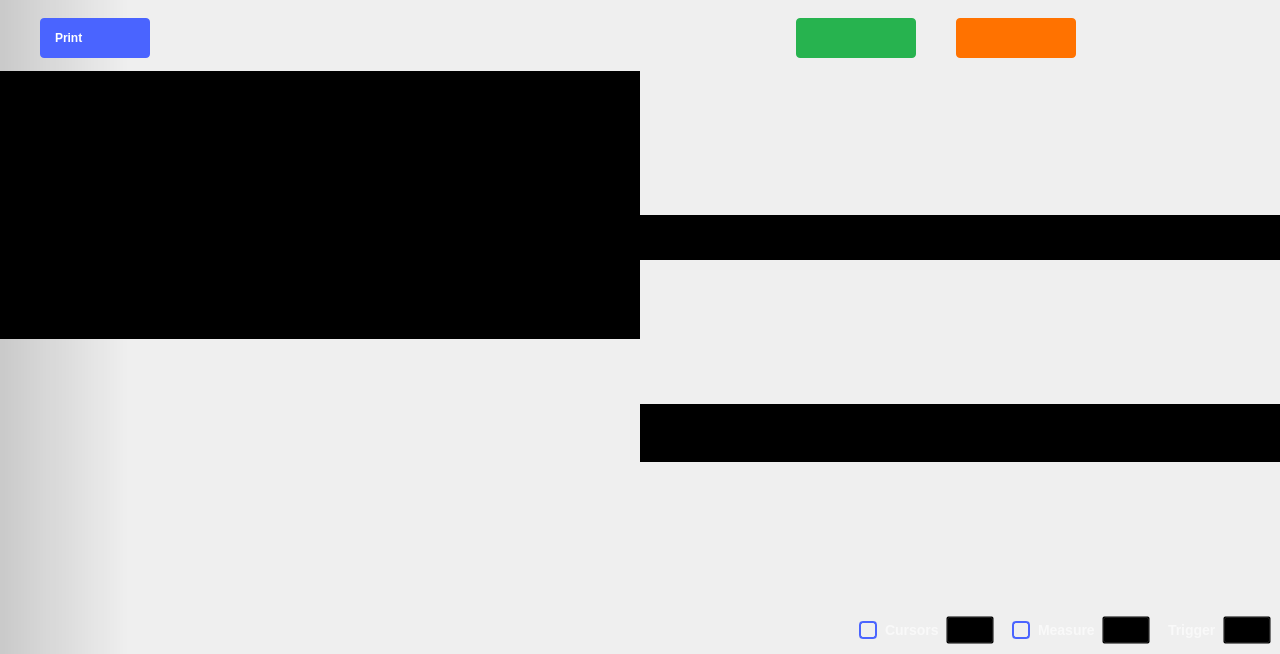
<?xml version="1.0" encoding="UTF-8"?>
<ui version="4.0">
 <class>Oscilloscope</class>
 <widget class="QWidget" name="Oscilloscope">
  <property name="geometry">
   <rect>
    <x>0</x>
    <y>0</y>
    <width>1017</width>
    <height>654</height>
   </rect>
  </property>
  <property name="sizePolicy">
   <sizepolicy hsizetype="MinimumExpanding" vsizetype="MinimumExpanding">
    <horstretch>0</horstretch>
    <verstretch>0</verstretch>
   </sizepolicy>
  </property>
  <property name="minimumSize">
   <size>
    <width>1280</width>
    <height>0</height>
   </size>
  </property>
  <property name="windowTitle">
   <string>Scopy Oscilloscope</string>
  </property>
  <layout class="QVBoxLayout" name="verticalLayout_2">
   <property name="spacing">
    <number>0</number>
   </property>
   <property name="leftMargin">
    <number>0</number>
   </property>
   <property name="topMargin">
    <number>0</number>
   </property>
   <property name="rightMargin">
    <number>0</number>
   </property>
   <property name="bottomMargin">
    <number>0</number>
   </property>
   <item>
    <widget class="adiscope::DetachDragZone" name="mainWidget" native="true">
     <property name="styleSheet">
      <string notr="true">#mainWidget {
background-color: qlineargradient(spread:pad, x1:0, y1:0, x2:0.1, y2:0, stop:0 rgba(0, 0, 0, 40), stop:1 transparent);
}</string>
     </property>
     <layout class="QVBoxLayout" name="verticalLayout_3">
      <property name="spacing">
       <number>0</number>
      </property>
      <property name="leftMargin">
       <number>0</number>
      </property>
      <property name="topMargin">
       <number>0</number>
      </property>
      <property name="rightMargin">
       <number>0</number>
      </property>
      <property name="bottomMargin">
       <number>0</number>
      </property>
      <item>
       <layout class="QHBoxLayout" name="hLayout_top_btn_area">
        <property name="spacing">
         <number>40</number>
        </property>
        <property name="topMargin">
         <number>15</number>
        </property>
        <property name="rightMargin">
         <number>40</number>
        </property>
        <property name="bottomMargin">
         <number>9</number>
        </property>
        <item>
         <spacer name="horizontalSpacer_7">
          <property name="orientation">
           <enum>Qt::Horizontal</enum>
          </property>
          <property name="sizeType">
           <enum>QSizePolicy::Fixed</enum>
          </property>
          <property name="sizeHint" stdset="0">
           <size>
            <width>40</width>
            <height>10</height>
           </size>
          </property>
         </spacer>
        </item>
        <item>
         <widget class="QPushButton" name="printBtn">
          <property name="layoutDirection">
           <enum>Qt::RightToLeft</enum>
          </property>
          <property name="styleSheet">
           <string notr="true">
QPushButton {
  width: 80px;
  height: 40px;

  text-align: left;
  font-weight: bold;
  padding-left: 15px;
  padding-right: 15px;
  qproperty-text: &quot;Print&quot;;

  border-radius: 4px;

  background-color: #4a64ff;
  color: #ffffff;

}

QPushButton:pressed {
  background-color: #2a44df;
}

QPushButton:hover {
	background-color: #4a34ff;
}</string>
          </property>
          <property name="text">
           <string>Print</string>
          </property>
          <property name="icon">
           <iconset resource="../resources/resources.qrc">
            <normaloff>:/icons/ic printer.svg</normaloff>:/icons/ic printer.svg</iconset>
          </property>
          <property name="iconSize">
           <size>
            <width>10</width>
            <height>10</height>
           </size>
          </property>
         </widget>
        </item>
        <item>
         <spacer name="horizontalSpacer_11">
          <property name="orientation">
           <enum>Qt::Horizontal</enum>
          </property>
          <property name="sizeType">
           <enum>QSizePolicy::Expanding</enum>
          </property>
          <property name="sizeHint" stdset="0">
           <size>
            <width>40</width>
            <height>20</height>
           </size>
          </property>
         </spacer>
        </item>
        <item>
         <widget class="QPushButton" name="pushButtonRunStop">
          <property name="sizePolicy">
           <sizepolicy hsizetype="Fixed" vsizetype="Fixed">
            <horstretch>0</horstretch>
            <verstretch>0</verstretch>
           </sizepolicy>
          </property>
          <property name="layoutDirection">
           <enum>Qt::RightToLeft</enum>
          </property>
          <property name="styleSheet">
           <string notr="true">QPushButton {
  width: 80px;
  height: 40px;
  border-radius: 4px;
  background-color: #27b34f;
  color: white;
  
  font-weight: bold;

  text-align: left;
  padding-left: 20px;
  padding-right: 20px;
  qproperty-text: &quot;Run&quot;;
}

QPushButton[running=true] {
  qproperty-text: &quot;Stop&quot;;
  background-color: #F45000;
}

QPushButton:disabled {
  background-color: grey;
}</string>
          </property>
          <property name="icon">
           <iconset resource="../resources/resources.qrc">
            <normaloff>:/icons/ico-play.svg</normaloff>
            <normalon>:/icons/ico-stop.svg</normalon>:/icons/ico-play.svg</iconset>
          </property>
          <property name="iconSize">
           <size>
            <width>8</width>
            <height>10</height>
           </size>
          </property>
          <property name="checkable">
           <bool>true</bool>
          </property>
         </widget>
        </item>
        <item>
         <widget class="QPushButton" name="pushButtonSingle">
          <property name="layoutDirection">
           <enum>Qt::RightToLeft</enum>
          </property>
          <property name="styleSheet">
           <string notr="true">QPushButton {
  width: 80px;
  height: 40px;
  border-radius: 4px;
  background-color: #ff7200;
  color: white;
  
  font-weight: bold;

  text-align: left;
  padding-left: 20px;
  padding-right: 20px;
  qproperty-text: &quot;Single&quot;;
}

QPushButton[running=true] {
  qproperty-text: &quot;Stop&quot;;
  background-color: #F45000;
}

QPushButton:disabled {
  background-color: grey;
}</string>
          </property>
          <property name="icon">
           <iconset resource="../resources/resources.qrc">
            <normaloff>:/icons/ico-oneshot.svg</normaloff>
            <normalon>:/icons/ico-stop.svg</normalon>:/icons/ico-oneshot.svg</iconset>
          </property>
          <property name="iconSize">
           <size>
            <width>10</width>
            <height>10</height>
           </size>
          </property>
          <property name="checkable">
           <bool>true</bool>
          </property>
         </widget>
        </item>
        <item>
         <widget class="QWidget" name="widget" native="true">
          <property name="minimumSize">
           <size>
            <width>30</width>
            <height>0</height>
           </size>
          </property>
          <property name="styleSheet">
           <string notr="true">QPushButton {
  min-height: 40px;
  max-height: 40px;
  min-width: 60px;
  max-width: 60px;
  padding-top:5px
}

QPushButton:checked {
  border-top: 1px solid rgba(255,255,255,150);
}

QPushButton:!checked {
  border-top: 1px solid rgba(255,255,255,0);
}

QPushButton:!checked:hover {
  border-top: 1px solid rgba(255,255,255,0);
}

QPushButton:checked:hover {
  border-top: 1px solid rgba(255,255,255,200);
}</string>
          </property>
          <layout class="QHBoxLayout" name="horizontalLayout_3">
           <property name="spacing">
            <number>0</number>
           </property>
           <property name="leftMargin">
            <number>0</number>
           </property>
           <property name="topMargin">
            <number>0</number>
           </property>
           <property name="rightMargin">
            <number>0</number>
           </property>
           <property name="bottomMargin">
            <number>0</number>
           </property>
           <item>
            <widget class="adiscope::CustomPushButton" name="btnGeneralSettings">
             <property name="styleSheet">
              <string notr="true">QPushButton:checked {
  image: url(:/icons/gear_wheel_pressed.svg);
}

QPushButton:!checked {
  image: url(:/icons/gear_wheel.svg);
}


QPushButton:!checked:hover {
  image: url(:/icons/gear_wheel_hover.svg);
}

QPushButton:checked:hover {
  image: url(:/icons/gear_wheel_pressed.svg);
}</string>
             </property>
             <property name="text">
              <string/>
             </property>
             <property name="checkable">
              <bool>true</bool>
             </property>
             <attribute name="buttonGroup">
              <string notr="true">settings_group</string>
             </attribute>
            </widget>
           </item>
           <item>
            <widget class="QPushButton" name="btnSettings">
             <property name="styleSheet">
              <string notr="true">QPushButton:checked {
  image: url(:/icons/setup3_checked_hover.svg);
}

QPushButton:!checked {
  image: url(:/icons/setup3_unchecked.svg);
}

QPushButton:!checked:hover {
  image: url(:/icons/setup3_unchecked_hover.svg);
}

QPushButton:checked:hover {
  image: url(:/icons/setup3_checked_hover.svg);
}</string>
             </property>
             <property name="text">
              <string/>
             </property>
             <property name="checkable">
              <bool>true</bool>
             </property>
            </widget>
           </item>
          </layout>
         </widget>
        </item>
       </layout>
      </item>
      <item>
       <layout class="QHBoxLayout" name="hLayout_central_area">
        <property name="spacing">
         <number>0</number>
        </property>
        <property name="leftMargin">
         <number>0</number>
        </property>
        <property name="rightMargin">
         <number>0</number>
        </property>
        <item>
         <layout class="QVBoxLayout" name="plot_and_buffPreviewer">
          <item>
           <widget class="QWidget" name="hLayoutBufferPreview" native="true">
            <property name="styleSheet">
             <string notr="true">background-color:black;</string>
            </property>
            <layout class="QHBoxLayout" name="hLayout_buffPreview">
             <property name="spacing">
              <number>0</number>
             </property>
             <item>
              <spacer name="horizontalSpacer_4">
               <property name="orientation">
                <enum>Qt::Horizontal</enum>
               </property>
               <property name="sizeHint" stdset="0">
                <size>
                 <width>10</width>
                 <height>10</height>
                </size>
               </property>
              </spacer>
             </item>
             <item>
              <layout class="QVBoxLayout" name="vLayoutBufferSlot">
               <property name="spacing">
                <number>0</number>
               </property>
              </layout>
             </item>
             <item>
              <spacer name="horizontalSpacer_3">
               <property name="orientation">
                <enum>Qt::Horizontal</enum>
               </property>
               <property name="sizeHint" stdset="0">
                <size>
                 <width>10</width>
                 <height>10</height>
                </size>
               </property>
              </spacer>
             </item>
            </layout>
           </widget>
          </item>
          <item>
           <widget class="QWidget" name="widgetPlotContainer" native="true">
            <layout class="QGridLayout" name="gridLayout_5">
             <property name="leftMargin">
              <number>0</number>
             </property>
             <property name="topMargin">
              <number>0</number>
             </property>
             <property name="rightMargin">
              <number>0</number>
             </property>
             <property name="bottomMargin">
              <number>0</number>
             </property>
             <property name="spacing">
              <number>0</number>
             </property>
             <item row="0" column="0">
              <widget class="QWidget" name="container_fft_plot" native="true">
               <layout class="QGridLayout" name="gridLayoutFFT">
                <property name="leftMargin">
                 <number>20</number>
                </property>
                <property name="topMargin">
                 <number>0</number>
                </property>
                <property name="rightMargin">
                 <number>0</number>
                </property>
                <property name="bottomMargin">
                 <number>0</number>
                </property>
                <property name="horizontalSpacing">
                 <number>2</number>
                </property>
                <property name="verticalSpacing">
                 <number>0</number>
                </property>
                <item row="0" column="0">
                 <layout class="QHBoxLayout" name="hlayout_fft">
                  <property name="spacing">
                   <number>0</number>
                  </property>
                 </layout>
                </item>
               </layout>
              </widget>
             </item>
             <item row="2" column="0">
              <layout class="QVBoxLayout" name="plot_and_scales">
               <property name="spacing">
                <number>0</number>
               </property>
               <property name="topMargin">
                <number>0</number>
               </property>
               <property name="rightMargin">
                <number>0</number>
               </property>
               <property name="bottomMargin">
                <number>0</number>
               </property>
               <item>
                <layout class="QGridLayout" name="gridLayoutPlot">
                 <property name="leftMargin">
                  <number>25</number>
                 </property>
                 <property name="topMargin">
                  <number>0</number>
                 </property>
                 <property name="rightMargin">
                  <number>25</number>
                 </property>
                 <property name="bottomMargin">
                  <number>0</number>
                 </property>
                 <property name="spacing">
                  <number>0</number>
                 </property>
                </layout>
               </item>
               <item>
                <layout class="QHBoxLayout" name="scales">
                 <property name="spacing">
                  <number>0</number>
                 </property>
                 <property name="leftMargin">
                  <number>0</number>
                 </property>
                 <property name="topMargin">
                  <number>0</number>
                 </property>
                 <property name="bottomMargin">
                  <number>3</number>
                 </property>
                 <item>
                  <layout class="QHBoxLayout" name="chn_scales">
                   <property name="spacing">
                    <number>15</number>
                   </property>
                   <property name="leftMargin">
                    <number>10</number>
                   </property>
                  </layout>
                 </item>
                 <item>
                  <spacer name="horizontalSpacer">
                   <property name="orientation">
                    <enum>Qt::Horizontal</enum>
                   </property>
                   <property name="sizeHint" stdset="0">
                    <size>
                     <width>0</width>
                     <height>15</height>
                    </size>
                   </property>
                  </spacer>
                 </item>
                </layout>
               </item>
              </layout>
             </item>
             <item row="1" column="0">
              <layout class="QHBoxLayout" name="horizontalLayout_4">
               <property name="spacing">
                <number>0</number>
               </property>
               <property name="leftMargin">
                <number>20</number>
               </property>
               <property name="rightMargin">
                <number>20</number>
               </property>
               <item>
                <spacer name="horizontalSpacer_12">
                 <property name="orientation">
                  <enum>Qt::Horizontal</enum>
                 </property>
                 <property name="sizeType">
                  <enum>QSizePolicy::Fixed</enum>
                 </property>
                 <property name="sizeHint" stdset="0">
                  <size>
                   <width>20</width>
                   <height>20</height>
                  </size>
                 </property>
                </spacer>
               </item>
               <item>
                <widget class="QWidget" name="hist_widget" native="true">
                 <property name="sizePolicy">
                  <sizepolicy hsizetype="Expanding" vsizetype="Preferred">
                   <horstretch>0</horstretch>
                   <verstretch>0</verstretch>
                  </sizepolicy>
                 </property>
                 <property name="minimumSize">
                  <size>
                   <width>20</width>
                   <height>0</height>
                  </size>
                 </property>
                 <layout class="QHBoxLayout" name="hist_layout">
                  <property name="spacing">
                   <number>0</number>
                  </property>
                  <property name="leftMargin">
                   <number>0</number>
                  </property>
                  <property name="topMargin">
                   <number>0</number>
                  </property>
                  <property name="rightMargin">
                   <number>0</number>
                  </property>
                  <property name="bottomMargin">
                   <number>0</number>
                  </property>
                 </layout>
                </widget>
               </item>
               <item>
                <spacer name="horizontalSpacer_13">
                 <property name="orientation">
                  <enum>Qt::Horizontal</enum>
                 </property>
                 <property name="sizeType">
                  <enum>QSizePolicy::Fixed</enum>
                 </property>
                 <property name="sizeHint" stdset="0">
                  <size>
                   <width>20</width>
                   <height>20</height>
                  </size>
                 </property>
                </spacer>
               </item>
              </layout>
             </item>
            </layout>
           </widget>
          </item>
         </layout>
        </item>
        <item>
         <widget class="QWidget" name="xy_plot_container" native="true">
          <property name="minimumSize">
           <size>
            <width>0</width>
            <height>0</height>
           </size>
          </property>
          <layout class="QGridLayout" name="gridLayout">
           <property name="leftMargin">
            <number>0</number>
           </property>
           <property name="topMargin">
            <number>0</number>
           </property>
           <property name="rightMargin">
            <number>0</number>
           </property>
           <property name="bottomMargin">
            <number>0</number>
           </property>
           <property name="spacing">
            <number>0</number>
           </property>
           <item row="0" column="0">
            <widget class="QWidget" name="widget_xy_plot_top" native="true">
             <property name="sizePolicy">
              <sizepolicy hsizetype="Minimum" vsizetype="Minimum">
               <horstretch>0</horstretch>
               <verstretch>0</verstretch>
              </sizepolicy>
             </property>
             <property name="minimumSize">
              <size>
               <width>0</width>
               <height>45</height>
              </size>
             </property>
             <property name="maximumSize">
              <size>
               <width>16777215</width>
               <height>45</height>
              </size>
             </property>
             <property name="styleSheet">
              <string notr="true">background-color: black;</string>
             </property>
             <layout class="QHBoxLayout" name="horizontalLayout">
              <property name="spacing">
               <number>0</number>
              </property>
              <property name="leftMargin">
               <number>0</number>
              </property>
              <property name="topMargin">
               <number>0</number>
              </property>
              <property name="rightMargin">
               <number>0</number>
              </property>
              <property name="bottomMargin">
               <number>0</number>
              </property>
              <item>
               <layout class="QVBoxLayout" name="verticalLayout_5">
                <property name="spacing">
                 <number>0</number>
                </property>
                <property name="topMargin">
                 <number>3</number>
                </property>
                <property name="rightMargin">
                 <number>0</number>
                </property>
                <property name="bottomMargin">
                 <number>3</number>
                </property>
               </layout>
              </item>
              <item>
               <spacer name="horizontalSpacer_2">
                <property name="orientation">
                 <enum>Qt::Horizontal</enum>
                </property>
                <property name="sizeHint" stdset="0">
                 <size>
                  <width>0</width>
                  <height>10</height>
                 </size>
                </property>
               </spacer>
              </item>
              <item>
               <spacer name="horizontalSpacer_5">
                <property name="orientation">
                 <enum>Qt::Horizontal</enum>
                </property>
                <property name="sizeType">
                 <enum>QSizePolicy::Fixed</enum>
                </property>
                <property name="sizeHint" stdset="0">
                 <size>
                  <width>2</width>
                  <height>10</height>
                 </size>
                </property>
               </spacer>
              </item>
             </layout>
            </widget>
           </item>
           <item row="1" column="0">
            <widget class="QWidget" name="widget_xy_plot_bottom" native="true">
             <property name="sizePolicy">
              <sizepolicy hsizetype="Minimum" vsizetype="Minimum">
               <horstretch>0</horstretch>
               <verstretch>0</verstretch>
              </sizepolicy>
             </property>
             <property name="minimumSize">
              <size>
               <width>0</width>
               <height>58</height>
              </size>
             </property>
             <property name="maximumSize">
              <size>
               <width>16777215</width>
               <height>58</height>
              </size>
             </property>
             <property name="styleSheet">
              <string notr="true">background-color: black;</string>
             </property>
             <layout class="QHBoxLayout" name="horizontalLayout_2">
              <property name="spacing">
               <number>0</number>
              </property>
              <property name="leftMargin">
               <number>0</number>
              </property>
              <property name="topMargin">
               <number>0</number>
              </property>
              <property name="rightMargin">
               <number>0</number>
              </property>
              <property name="bottomMargin">
               <number>0</number>
              </property>
              <item>
               <spacer name="horizontalSpacer_6">
                <property name="orientation">
                 <enum>Qt::Horizontal</enum>
                </property>
                <property name="sizeHint" stdset="0">
                 <size>
                  <width>399</width>
                  <height>0</height>
                 </size>
                </property>
               </spacer>
              </item>
              <item>
               <layout class="QVBoxLayout" name="verticalLayout_4">
                <property name="spacing">
                 <number>0</number>
                </property>
                <property name="rightMargin">
                 <number>0</number>
                </property>
               </layout>
              </item>
              <item>
               <spacer name="horizontalSpacer_10">
                <property name="orientation">
                 <enum>Qt::Horizontal</enum>
                </property>
                <property name="sizeType">
                 <enum>QSizePolicy::Fixed</enum>
                </property>
                <property name="sizeHint" stdset="0">
                 <size>
                  <width>5</width>
                  <height>0</height>
                 </size>
                </property>
               </spacer>
              </item>
             </layout>
            </widget>
           </item>
          </layout>
         </widget>
        </item>
        <item>
         <layout class="QVBoxLayout" name="vLayout_for_rightMenu">
          <property name="topMargin">
           <number>0</number>
          </property>
          <item>
           <widget class="adiscope::MenuAnim" name="rightMenu" native="true">
            <property name="sizePolicy">
             <sizepolicy hsizetype="Maximum" vsizetype="Preferred">
              <horstretch>0</horstretch>
              <verstretch>0</verstretch>
             </sizepolicy>
            </property>
            <property name="minimumSize">
             <size>
              <width>0</width>
              <height>0</height>
             </size>
            </property>
            <layout class="QVBoxLayout" name="verticalLayout">
             <property name="spacing">
              <number>0</number>
             </property>
             <property name="leftMargin">
              <number>0</number>
             </property>
             <property name="topMargin">
              <number>20</number>
             </property>
             <property name="rightMargin">
              <number>0</number>
             </property>
             <property name="bottomMargin">
              <number>0</number>
             </property>
             <item>
              <widget class="QStackedWidget" name="stackedWidget">
               <property name="sizePolicy">
                <sizepolicy hsizetype="Minimum" vsizetype="Preferred">
                 <horstretch>0</horstretch>
                 <verstretch>0</verstretch>
                </sizepolicy>
               </property>
               <widget class="QWidget" name="channelSettings"/>
               <widget class="QWidget" name="cursorsSettings"/>
               <widget class="QWidget" name="measureSettings"/>
               <widget class="QWidget" name="generalSettings"/>
              </widget>
             </item>
            </layout>
           </widget>
          </item>
         </layout>
        </item>
       </layout>
      </item>
      <item>
       <layout class="QHBoxLayout" name="hLayout_bottom_btn_area">
        <property name="spacing">
         <number>0</number>
        </property>
        <item>
         <layout class="QHBoxLayout" name="channelsList">
          <property name="leftMargin">
           <number>0</number>
          </property>
          <property name="rightMargin">
           <number>0</number>
          </property>
         </layout>
        </item>
        <item>
         <widget class="adiscope::CustomPushButton" name="btnAddMath">
          <property name="text">
           <string/>
          </property>
          <property name="icon">
           <iconset resource="../resources/resources.qrc">
            <normaloff>:/menu/add.svg</normaloff>:/menu/add.svg</iconset>
          </property>
          <property name="checkable">
           <bool>true</bool>
          </property>
          <property name="flat">
           <bool>true</bool>
          </property>
          <attribute name="buttonGroup">
           <string notr="true">settings_group</string>
          </attribute>
         </widget>
        </item>
        <item>
         <spacer name="horizontalSpacer_15">
          <property name="orientation">
           <enum>Qt::Horizontal</enum>
          </property>
          <property name="sizeType">
           <enum>QSizePolicy::Expanding</enum>
          </property>
          <property name="sizeHint" stdset="0">
           <size>
            <width>40</width>
            <height>20</height>
           </size>
          </property>
         </spacer>
        </item>
        <item>
         <widget class="QWidget" name="widget_3" native="true">
          <property name="sizePolicy">
           <sizepolicy hsizetype="Preferred" vsizetype="Fixed">
            <horstretch>0</horstretch>
            <verstretch>0</verstretch>
           </sizepolicy>
          </property>
          <property name="minimumSize">
           <size>
            <width>0</width>
            <height>48</height>
           </size>
          </property>
          <property name="styleSheet">
           <string notr="true">QCheckBox {
  spacing: 8px;
  background-color: transparent;
  font-size: 14px;
  font-weight: bold;
  
  color: rgba(255, 255, 255, 153);
}

QCheckBox::indicator {
  width: 14px;
  height: 14px;
  border: 2px solid rgb(74,100,255);
  border-radius: 4px;
}
QCheckBox::indicator:unchecked { background-color: transparent; }
QCheckBox::indicator:checked { background-color: rgb(74,100,255); }

QPushButton {
  width: 40px;
  height: 20px;
  background-color: transparent;
}
QPushButton:pressed { border-image: url(:/icons/setup_btn_checked.svg); }
QPushButton:!pressed { border-image: url(:/icons/setup_btn_unchecked.svg); }
QPushButton:hover:!pressed:!checked { border-image: url(:/icons/setup_btn_hover.svg); }
QPushButton:checked { border-image: url(:/icons/setup_btn_checked.svg); }

QLabel {
  font-size: 14px;
  font-weight: bold;
  
  color: rgba(255, 255, 255, 153);
}</string>
          </property>
          <layout class="QHBoxLayout" name="horizontalLayout_6">
           <item>
            <widget class="QCheckBox" name="boxCursors">
             <property name="text">
              <string>Cursors</string>
             </property>
            </widget>
           </item>
           <item>
            <widget class="adiscope::CustomPushButton" name="btnCursors">
             <property name="enabled">
              <bool>false</bool>
             </property>
             <property name="text">
              <string/>
             </property>
             <property name="checkable">
              <bool>true</bool>
             </property>
             <attribute name="buttonGroup">
              <string notr="true">settings_group</string>
             </attribute>
            </widget>
           </item>
           <item>
            <spacer name="horizontalSpacer_9">
             <property name="orientation">
              <enum>Qt::Horizontal</enum>
             </property>
             <property name="sizeType">
              <enum>QSizePolicy::Fixed</enum>
             </property>
             <property name="sizeHint" stdset="0">
              <size>
               <width>12</width>
               <height>0</height>
              </size>
             </property>
            </spacer>
           </item>
           <item>
            <widget class="QCheckBox" name="boxMeasure">
             <property name="text">
              <string>Measure</string>
             </property>
            </widget>
           </item>
           <item>
            <widget class="adiscope::CustomPushButton" name="btnMeasure">
             <property name="enabled">
              <bool>false</bool>
             </property>
             <property name="text">
              <string/>
             </property>
             <property name="checkable">
              <bool>true</bool>
             </property>
             <attribute name="buttonGroup">
              <string notr="true">settings_group</string>
             </attribute>
            </widget>
           </item>
           <item>
            <spacer name="horizontalSpacer_8">
             <property name="orientation">
              <enum>Qt::Horizontal</enum>
             </property>
             <property name="sizeType">
              <enum>QSizePolicy::Fixed</enum>
             </property>
             <property name="sizeHint" stdset="0">
              <size>
               <width>12</width>
               <height>0</height>
              </size>
             </property>
            </spacer>
           </item>
           <item>
            <widget class="QLabel" name="label_4">
             <property name="text">
              <string>Trigger</string>
             </property>
            </widget>
           </item>
           <item>
            <widget class="adiscope::CustomPushButton" name="btnTrigger">
             <property name="text">
              <string/>
             </property>
             <property name="checkable">
              <bool>true</bool>
             </property>
             <attribute name="buttonGroup">
              <string notr="true">settings_group</string>
             </attribute>
            </widget>
           </item>
          </layout>
         </widget>
        </item>
       </layout>
      </item>
     </layout>
    </widget>
   </item>
  </layout>
  <action name="actionClose">
   <property name="text">
    <string>Close</string>
   </property>
  </action>
 </widget>
 <customwidgets>
  <customwidget>
   <class>adiscope::DetachDragZone</class>
   <extends>QWidget</extends>
   <header>detachdragzone.h</header>
   <container>1</container>
  </customwidget>
  <customwidget>
   <class>adiscope::MenuAnim</class>
   <extends>QWidget</extends>
   <header>menu_anim.hpp</header>
   <container>1</container>
  </customwidget>
  <customwidget>
   <class>adiscope::CustomPushButton</class>
   <extends>QPushButton</extends>
   <header>customPushButton.hpp</header>
  </customwidget>
 </customwidgets>
 <resources>
  <include location="../resources/resources.qrc"/>
 </resources>
 <connections>
  <connection>
   <sender>btnTrigger</sender>
   <signal>toggled(bool)</signal>
   <receiver>btnSettings</receiver>
   <slot>setChecked(bool)</slot>
   <hints>
    <hint type="sourcelabel">
     <x>1157</x>
     <y>628</y>
    </hint>
    <hint type="destinationlabel">
     <x>1116</x>
     <y>40</y>
    </hint>
   </hints>
  </connection>
  <connection>
   <sender>btnMeasure</sender>
   <signal>toggled(bool)</signal>
   <receiver>btnSettings</receiver>
   <slot>setChecked(bool)</slot>
   <hints>
    <hint type="sourcelabel">
     <x>1031</x>
     <y>628</y>
    </hint>
    <hint type="destinationlabel">
     <x>1116</x>
     <y>40</y>
    </hint>
   </hints>
  </connection>
  <connection>
   <sender>btnCursors</sender>
   <signal>toggled(bool)</signal>
   <receiver>btnSettings</receiver>
   <slot>setChecked(bool)</slot>
   <hints>
    <hint type="sourcelabel">
     <x>878</x>
     <y>628</y>
    </hint>
    <hint type="destinationlabel">
     <x>1116</x>
     <y>40</y>
    </hint>
   </hints>
  </connection>
  <connection>
   <sender>boxMeasure</sender>
   <signal>toggled(bool)</signal>
   <receiver>btnMeasure</receiver>
   <slot>setEnabled(bool)</slot>
   <hints>
    <hint type="sourcelabel">
     <x>964</x>
     <y>628</y>
    </hint>
    <hint type="destinationlabel">
     <x>1031</x>
     <y>628</y>
    </hint>
   </hints>
  </connection>
  <connection>
   <sender>boxCursors</sender>
   <signal>toggled(bool)</signal>
   <receiver>btnCursors</receiver>
   <slot>setEnabled(bool)</slot>
   <hints>
    <hint type="sourcelabel">
     <x>811</x>
     <y>628</y>
    </hint>
    <hint type="destinationlabel">
     <x>878</x>
     <y>628</y>
    </hint>
   </hints>
  </connection>
 </connections>
 <buttongroups>
  <buttongroup name="settings_group"/>
 </buttongroups>
</ui>
